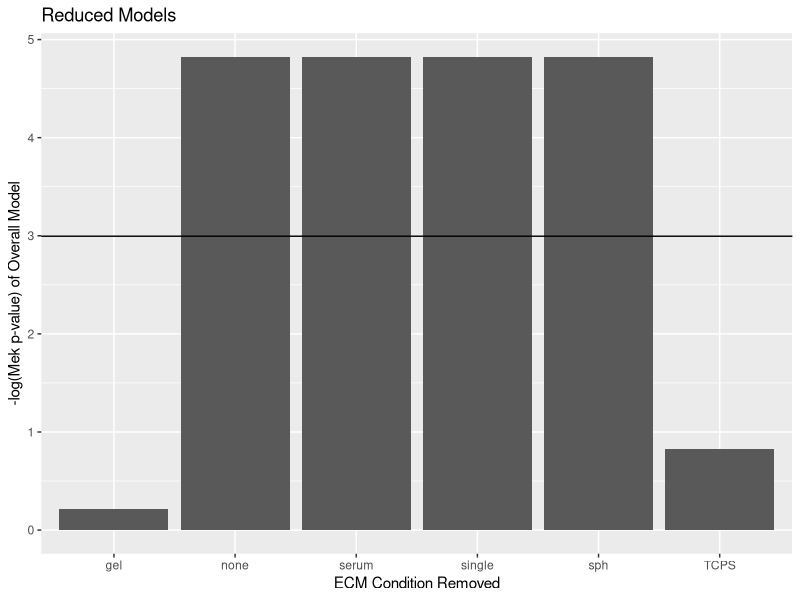

Generate this figure with R:
## ---- chunk 1
library(dplyr)
library(ggplot2)

MB231 <- read.csv("./data/MB231.csv", stringsAsFactors = FALSE) %>%
  tidyr::separate(X, into = c("matrix", "drug"), sep = " ") %>%
  mutate(matrix = as.factor(matrix)) %>%
  dplyr::select(prolifTwo, CREB, EGFR, NFkB, p38, AKT, JNK, MEK1, ERK1.2, matrix) %>%
  dplyr::filter(matrix != "sph") %>%
  dplyr::filter(matrix != "single") %>%
  dplyr::filter(matrix != "serum")


modelWithoutECM <- function(MB231in, ECMint) {
  selectt <- as.numeric(MB231in$matrix) != ECMint
  
  # Scaling the phospho-measurements by z-score
  MB231d <- dplyr::filter(MB231in, selectt) %>%
    dplyr::select(-matrix) %>%
    scale(center = TRUE, scale = TRUE) %>% data.frame
  
  rowNum <- 8
  
  # Applying the linear model, Summarize the model
  model.sum <- (summary(lm(prolifTwo ~ ., data = MB231d)))
  #print(row.names(model.sum$coefficients)[rowNum])
  
  if (ECMint == 6) {
    return(list(model.sum$coefficients[8, 2],
                "none",
                model.sum$coefficients[8, 4]))
  } else {
    return(list(model.sum$coefficients[8, 2],
                levels(MB231in$matrix)[ECMint],
                model.sum$coefficients[8, 4]))
  }
}

DF <- data.frame(est=rep(NA, 6),
                 ecm=rep("", 6),
                 pval = rep(NA, 6),  # as many cols as you need
                 stringsAsFactors=FALSE)          # you don't know levels yet


for (ii in 1:6) {
  DF[ii, ] <- modelWithoutECM(MB231, ii)
}

ggplot(DF, aes(ecm, -log(pval))) + geom_col() +
  xlab("ECM Condition Removed") +
  ylab("-log(Mek p-value) of Overall Model") +
  geom_abline(slope = 0, intercept = -log(0.05)) +
  ggplot2::ggtitle("Reduced Models")
